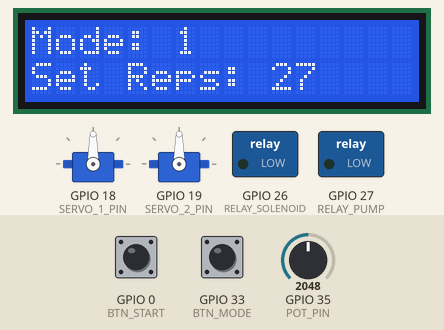
This sketch was run on a simulated ESP32. On the bench: 16×2 character LCD, 2 × servo, switched loads named in the sketch (green lamp = pin HIGH). The inputs (shaded band) are chosen by the test bench; at power-on: GPIO 0 (BTN_START) HIGH, GPIO 33 (BTN_MODE) HIGH, GPIO 35 (POT_PIN) = 2048. What the sketch prints to the serial monitor is not drawn.

Above: at 1.2 s.
1.3 s: GPIO 0 (BTN_START) pulled LOW for 0.15 s
At 1.9 s:
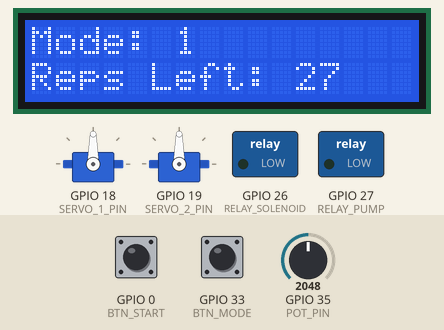
2.9 s: GPIO 33 (BTN_MODE) pulled LOW for 0.15 s
At 3.7 s:
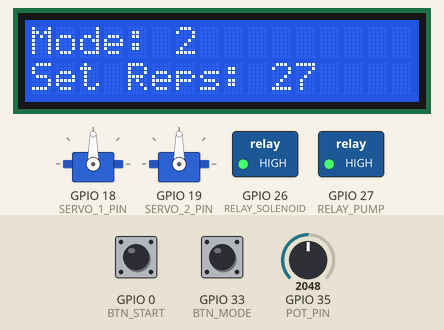
4.5 s: GPIO 0 (BTN_START) pulled LOW for 1 s
At 6.0 s:
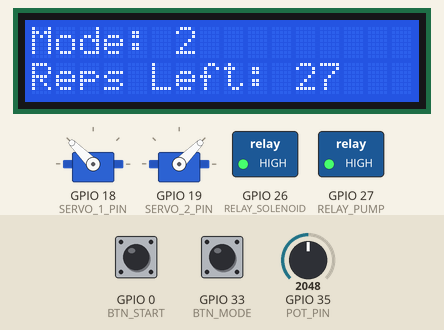
7.0 s: GPIO 33 (BTN_MODE) pulled LOW for 3.2 s
At 8.7 s:
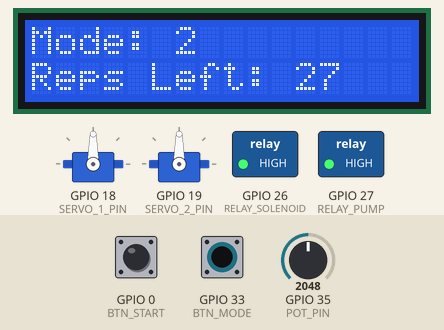
11.7 s: GPIO 35 (POT_PIN) set to 2866
At 12.5 s:
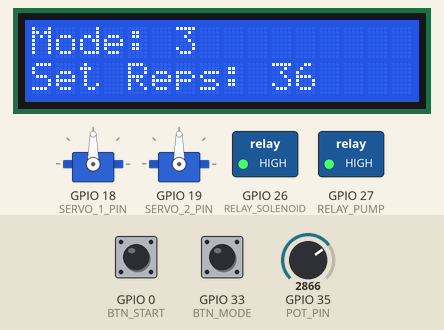
14.7 s: GPIO 0 (BTN_START) pulled LOW for 0.15 s
At 15.3 s:
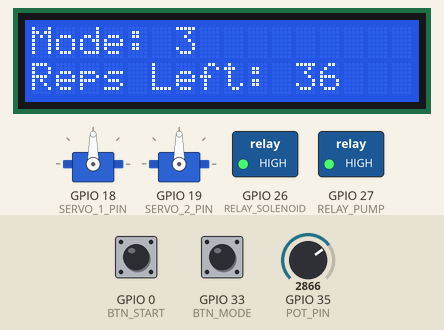
Timing chart, 0 to 17.7 s (numbered marks = the images above; inputs shaded):
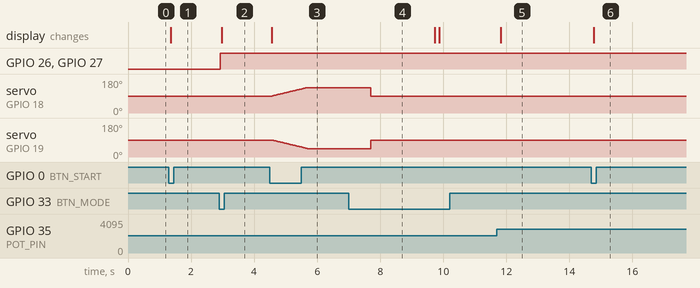

The sketch:

Integrated_V1.ino
```cpp
#include <Wire.h>
#include <LiquidCrystal_I2C.h>
#include <ESP32Servo.h>

// -------------------- PIN ASSIGNMENTS --------------------
#define BTN_MODE 33            // Mode switch button
#define BTN_START 0            // Inbuilt BOOT button (start/stop)
#define RELAY_SOLENOID 26      // Relay channel 1 → solenoid air valves
#define RELAY_PUMP 27          // Relay channel 2 → air pump
#define SERVO_1_PIN 18
#define SERVO_2_PIN 19
#define POT_PIN 35             // Potentiometer (for setting reps)
#define I2C_SDA 21
#define I2C_SCL 22

// -------------------- GLOBAL OBJECTS --------------------
LiquidCrystal_I2C lcd(0x27, 16, 2);  // LCD address might be 0x3F or 0x27
Servo servo1, servo2;

// -------------------- VARIABLES --------------------
bool running = false;
int mode = 1;
int setReps = 10;
int remainingReps = 0;
unsigned long lastActionTime = 0;
bool solenoidState = false;
bool servoPhase = false;

// -------------------- DEBOUNCE --------------------
unsigned long lastDebounceTime_mode = 0;
unsigned long lastDebounceTime_start = 0;
const unsigned long debounceDelay = 250;  // ms
bool lastButtonState_mode = LOW;
bool lastButtonState_start = LOW;

// -------------------- TIMERS --------------------
unsigned long lastToggleTime = 0;
unsigned long servoMoveStart = 0;
bool servoMoving = false;

// -------------------- FUNCTION DECLARATIONS --------------------
void updateLCD();
void mode1_process();
void mode2_process();
void resetRelaysAndServos();

void setup() {
  Serial.begin(115200);

  // Pins
  pinMode(BTN_MODE, INPUT_PULLUP);
  pinMode(BTN_START, INPUT_PULLUP);
  pinMode(RELAY_SOLENOID, OUTPUT);
  pinMode(RELAY_PUMP, OUTPUT);
  digitalWrite(RELAY_SOLENOID, LOW); // relay off (active LOW)
  digitalWrite(RELAY_PUMP, LOW);     // relay off (active LOW)

  // I2C & LCD
  Wire.begin(I2C_SDA, I2C_SCL);
  lcd.init();
  lcd.backlight();

  // Servos
  servo1.attach(SERVO_1_PIN);
  servo2.attach(SERVO_2_PIN);
  servo1.write(90);
  servo2.write(90);

  updateLCD();
}

void loop() {
  // ---------- BUTTON HANDLING ----------
  bool currentModeState = digitalRead(BTN_MODE);
  bool currentStartState = digitalRead(BTN_START);

  // MODE button
  if (currentModeState == LOW && lastButtonState_mode == HIGH && (millis() - lastDebounceTime_mode > debounceDelay)) {
    lastDebounceTime_mode = millis();
    mode++;
    if (mode > 3) mode = 1;
    Serial.print("Mode changed to: ");
    Serial.println(mode);
    resetRelaysAndServos();
    running = false;
    updateLCD();
  }
  lastButtonState_mode = currentModeState;

  // START/STOP button
  if (currentStartState == LOW && lastButtonState_start == HIGH && (millis() - lastDebounceTime_start > debounceDelay)) {
    lastDebounceTime_start = millis();
    running = !running;
    Serial.print("Running: ");
    Serial.println(running);
    if (running) {
      remainingReps = setReps;
      lastToggleTime = millis();
      servoMoving = false;
    } else {
      resetRelaysAndServos();
    }
    updateLCD();
  }
  lastButtonState_start = currentStartState;

  // ---------- LOGIC ----------
  if (!running) {
    // Adjust set reps with potentiometer
    int potValue = analogRead(POT_PIN);
    setReps = map(potValue, 0, 4095, 5, 50);
  }

  // Execute active mode logic if running
  if (running) {
    if (mode == 1) mode1_process();
    else if (mode == 2) mode2_process();
  }

  updateLCD();
  delay(100);
}

// ------------------------------------------------------------
// MODE 1: Air Pump + Solenoid Toggle
// ------------------------------------------------------------
void mode1_process() {
  digitalWrite(RELAY_PUMP, LOW);  // Pump ON (active LOW)
  unsigned long currentTime = millis();

  if (currentTime - lastToggleTime >= 5000) {  // Every 5 seconds toggle solenoid
    solenoidState = !solenoidState;
    digitalWrite(RELAY_SOLENOID, solenoidState ? LOW : HIGH); // Active LOW
    lastToggleTime = currentTime;

    // When solenoid turns ON -> count a rep (10 sec cycle = 1 rep)
    if (!solenoidState) {
      remainingReps--;
      Serial.print("Remaining Reps: ");
      Serial.println(remainingReps);

      if (remainingReps <= 0) {
        running = false;
        resetRelaysAndServos();
        updateLCD();
      }
    }
  }
}

// ------------------------------------------------------------
// MODE 2: Servo Alternating Motion
// ------------------------------------------------------------
void mode2_process() {
  unsigned long currentTime = millis();

  if (!servoMoving) {
    servoMoving = true;
    servoPhase = !servoPhase;

    if (servoPhase) {
      // Move servo1 CW, servo2 CCW
      for (int i = 90; i <= 135; i++) {
        servo1.write(i);
        servo2.write(180 - i);  // 90->45
        delay(25);
      }
    } else {
      // Move servo1 CCW, servo2 CW
      for (int i = 90; i >= 45; i--) {
        servo1.write(i);
        servo2.write(180 - i);  // 90->135
        delay(25);
      }
    }

    delay(2000);  // pause at extreme
    // Return to 90
    servo1.write(90);
    servo2.write(90);
    delay(2000);

    remainingReps--;
    Serial.print("Remaining Reps: ");
    Serial.println(remainingReps);
    if (remainingReps <= 0) {
      running = false;
      resetRelaysAndServos();
      updateLCD();
    }
    servoMoving = false;
  }
}

// ------------------------------------------------------------
// RESET RELAYS & SERVOS
// ------------------------------------------------------------
void resetRelaysAndServos() {
  digitalWrite(RELAY_SOLENOID, HIGH);
  digitalWrite(RELAY_PUMP, HIGH);
  servo1.write(90);
  servo2.write(90);
}

// ------------------------------------------------------------
// LCD DISPLAY
// ------------------------------------------------------------
void updateLCD() {
  lcd.clear();
  lcd.setCursor(0, 0);
  lcd.print("Mode: ");
  lcd.print(mode);

  lcd.setCursor(0, 1);
  if (!running) {
    lcd.print("Set Reps: ");
    lcd.print(setReps);
  } else {
    lcd.print("Reps Left: ");
    lcd.print(remainingReps);
  }
}
```

Measured:
- after the input at 1.3 s, the display: changes after 0.05 s (image 1)
- after the input at 2.9 s, GPIO 26 (RELAY_SOLENOID), GPIO 27 (RELAY_PUMP): LOW → HIGH at once; the display: changes after 0.07 s (image 2)
- after the input at 4.5 s, servo on GPIO 18 (SERVO_1_PIN): moves from 90° to 135° over 1.1 s, starting after 0.08 s; servo on GPIO 19 (SERVO_2_PIN): moves from 90° to 45° over 1.1 s, starting after 0.08 s; the display: changes after 0.05 s (image 3)
- after the input at 7.0 s, servo on GPIO 18 (SERVO_1_PIN), servo on GPIO 19 (SERVO_2_PIN): goes on until 7.7 s, then stays 90°
- after the input at 11.7 s, the display: changes after 0.12 s (image 5)
- after the input at 14.7 s, the display: changes after 0.07 s (image 6)
